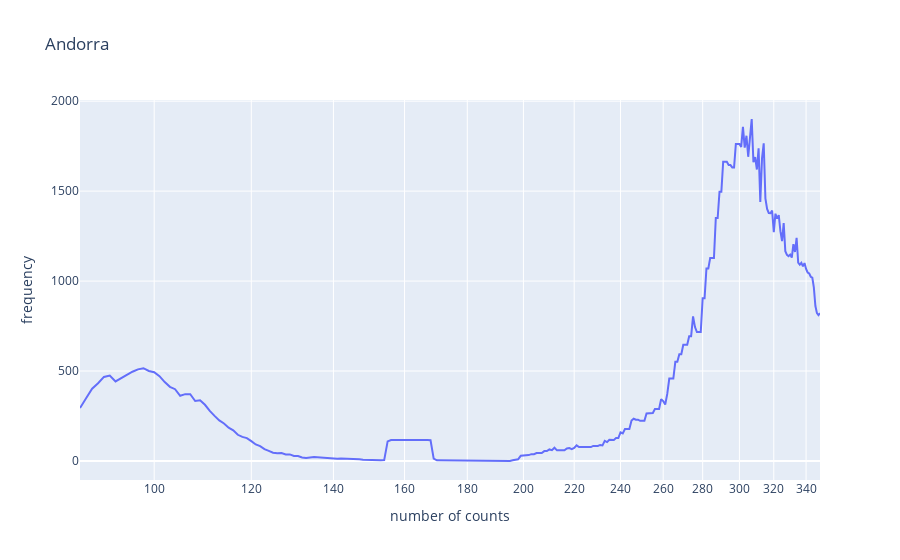

Notebook code for this chart:
### Code cell
for column in fluctuating_countries:
    data = go.Scatter(
        x = countries_descr.get_group(column)["deltaTime_since_start_of_recording"],
        y = countries_descr.get_group(column)["14d-incidence"]
    )
    fig = go.Figure(data = data, layout = layout_hist)
    fig.update_layout(title = column)
    fig.update_xaxes(type = "log")
    fig.show()

### Figure 1 — Plotly figure (JSON) as saved in the notebook; plotly's stock layout.template omitted (floating-point values rounded to 4 significant figures; data arrays with more than 128 entries replaced by an {"elided": "..."} marker saying what was removed)
{"data": [{"type": "scatter", "x": {"elided": "263 int values"}, "y": {"elided": "263 float values"}}], "layout": {"title": {"text": "Andorra"}, "xaxis": {"title": {"text": "number of counts"}, "type": "log"}, "yaxis": {"title": {"text": "frequency"}}}}
